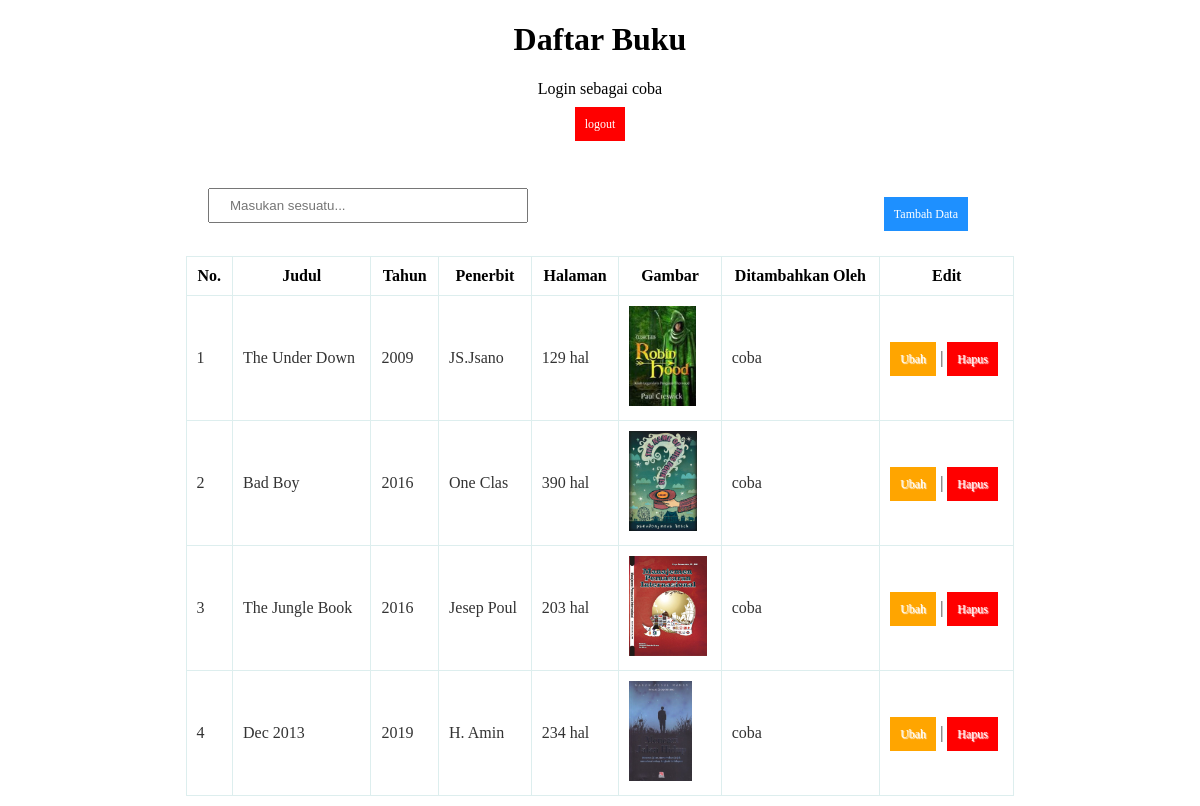
/tabel/index.php (signed in), run on the app's committed database.
### tables this page shows
CREATE TABLE `buku` (
  `id` int(11) NOT NULL,
  `judul` varchar(100) NOT NULL,
  `tahun` varchar(100) NOT NULL,
  `penerbit` varchar(100) NOT NULL,
  `halaman` varchar(100) NOT NULL,
  `gambar` text NOT NULL,
  `dibuat-oleh` varchar(125) NOT NULL
);

### tabel/function_php3.php (called while the page is built, shortened)
 <?php
$conn = mysqli_connect("localhost","root","","latphp");
function query($buku){
  global $conn;
  $result = mysqli_query($conn,$buku);
  $bukub = [];
  while($buku = mysqli_fetch_assoc($result)){
    $bukub[]=$buku;
  }
  return $bukub;
};
?>

### tabel/index.php (the view, shortened to what this page needs)
<?php
require 'function_php3.php';
$buku = query("SELECT * FROM buku");
?>
<!DOCTYPE html>
<html lang="en" dir="ltr">
  <head>
  </head>
  <body>
    <div class="judul">
      <h1>Daftar Buku</h1>
      <p>Login sebagai <?= $_SESSION["login"]?></p>
      <p><a href="../form/logout.php" class="delete">logout</a> </p>
    </div>
    <br><br>
    <div class="head">
      <form  action="" method="post">
        <input type="text" name="keyword" size="35" autofocus placeholder="Masukan sesuatu..." autocomplete="off" id="keyword">
      </form>
      <p><a class="add" href="tambahData.php">Tambah Data</a> </p></div>
    <br>
    <div class="container">
    <table border="1" cellpadding="10" cellspacing="0">
      <tr>
        <th>No.</th>
        <th>Judul</th>
        <th>Tahun</th>
        <th>Penerbit</th>
        <th>Halaman</th>
        <th>Gambar</th>
        <th>Ditambahkan Oleh</th>
        <th>Edit</th>
      </tr>
      <?php $i = 1?>
      <?php foreach ($buku as $bk): ?>
      <tr>
        <td><?=$i?></td>
        <td><?=$bk["judul"]?></td>
        <td><?=$bk["tahun"]?></td>
        <td><?=$bk["penerbit"]?></td>
        <td><?=$bk["halaman"]?></td>
        <td> <img src='img/<?=$bk["gambar"]?>' height="100px"></td>
        <td><?=$bk["dibuat-oleh"]?></td>
        <td> <a href="ubah.php?id=<?=$bk["id"]?>" class="ubah">Ubah</a> |
            <a href="hapus.php?id=<?=$bk["id"]?>" onclick= "return confirm ('Apakah anda yakin menghapus data tersebut?')" class="delete">Hapus</a> </td>
      </tr>
      <?php $i++?>
    <?php endforeach;?>
    </table>
  </div>
  </body>
</html>

### tabel/index.php (style rules this page uses)
table { border: solid 1px #DDEEEE; border-collapse: collapse; border-spacing: 0; width: 70%; margin: 0px auto 10px auto; }
table tbody td { border: solid 1px #DDEEEE; color: #333; padding: 10px; text-shadow: 1px 1px 1px #fff; }
input[type=text] { width: 20rem; padding: 8px 20px; margin-left: 200px; box-sizing: border-box; }
a { color: #fff; padding: 10px; text-decoration: none; font-size: 12px; }
.ubah { background-color: orange; }
.delete { background-color: red; }
.add { background-color: DodgerBlue; }
.head { display: flex; justify-content: space-between; width: 80vw; }
.judul { margin: 20px auto; text-align: center; }

### data on the page
buku: judul "The Under Down", tahun "2009", penerbit "JS.Jsano", halaman "129 hal", gambar (picture), value "coba"
buku: judul "Bad Boy", tahun "2016", penerbit "One Clas", halaman "390 hal", gambar (picture), value "coba"
buku: judul "The Jungle Book", tahun "2016", penerbit "Jesep Poul", halaman "203 hal", gambar (picture), value "coba"
buku: judul "Dec 2013", tahun "2019", penerbit "H. Amin", halaman "234 hal", gambar (picture), value "coba"

### other printed values
$_SESSION["login"] "coba"
